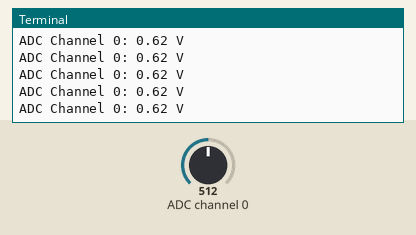
Recording of a program running on a simulated Raspberry Pi (BCM pin numbers). On the bench: the last lines printed to the terminal. The inputs (shaded band) are chosen by the test bench; at power-on: ADC channel 0 = 512 (analog values on the 0–1023 scale).

Above: at 1.2 s.
1.3 s: ADC channel 0 set to 716
At 1.56 s:
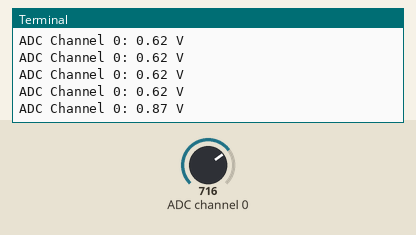
2.8 s: ADC channel 0 set to 900
At 2.96 s:
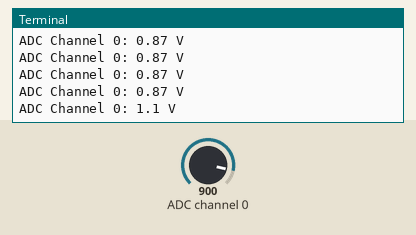
Timing chart, 0 to 5.8 s (numbered marks = the images above; inputs shaded):
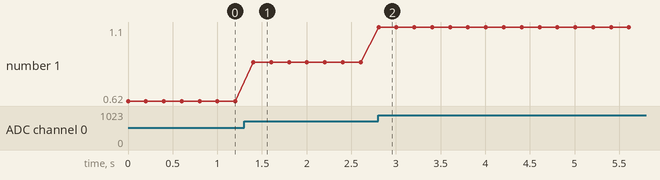

Measured:
- after the input at 1.3 s, the terminal: prints a new line after 0.10 s (image 1)
- after the input at 2.8 s, the terminal: prints a new line at once (image 2)
- plotted number 1: 0.62 → 0.87 after the input at 1.3 s, 0.87 → 1.1 after the input at 2.8 s

The program:

adc.py
```python
#!/usr/bin/python3

# Tested on Raspberry Pi OS. Requirements: enable SPI, for example
# from raspi-config. The example is based on a SparkFun tutorial:
# https://learn.sparkfun.com/tutorials/python-programming-tutorial-getting-started-with-the-raspberry-pi/experiment-3-spi-and-analog-input

import signal
import sys
import time
import spidev
import RPi.GPIO as GPIO

spi_ch = 0

# Enable SPI
spi = spidev.SpiDev(0, spi_ch)
spi.max_speed_hz = 1200000

def close(signal, frame):
    sys.exit(0)

signal.signal(signal.SIGINT, close)

def get_adc(channel):

    # Make sure ADC channel is 0 or 1
    if channel != 0:
        channel = 1

    # Construct SPI message
    #  First bit (Start): Logic high (1)
    #  Second bit (SGL/DIFF): 1 to select single mode
    #  Third bit (ODD/SIGN): Select channel (0 or 1)
    #  Fourth bit (MSFB): 0 for LSB first
    #  Next 12 bits: 0 (don't care)
    msg = 0b11
    msg = ((msg << 1) + channel) << 5
    msg = [msg, 0b00000000]
    reply = spi.xfer2(msg)

    # Construct single integer out of the reply (2 bytes)
    adc = 0
    for n in reply:
        adc = (adc << 8) + n

    # Last bit (0) is not part of ADC value, shift to remove it
    adc = adc >> 1

    # Calculate voltage form ADC value
    # considering the soil moisture sensor is working at 5V
    voltage = (5 * adc) / 1024

    return voltage

if __name__ == '__main__':
    # Report the channel 0 and channel 1 voltages to the terminal
    try:
        while True:
            adc_0 = get_adc(0)
            #adc_1 = get_adc(1)
            print("ADC Channel 0:", round(adc_0, 2), "V")
            time.sleep(0.2)

    except KeyboardInterrupt:
        GPIO.cleanup()
```
